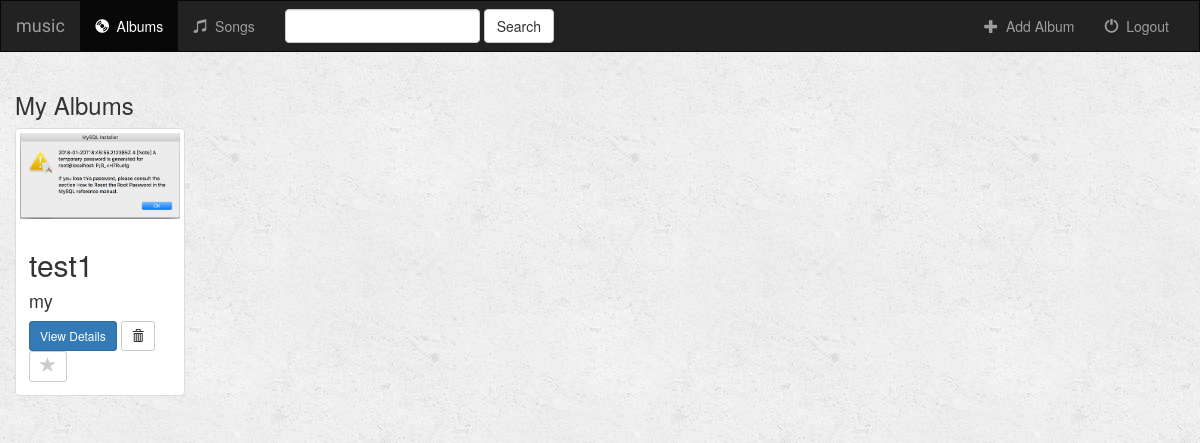
The app's page /music/ with its own data.
### music/models.py (models this page shows, shortened)
class Album(models.Model):
    artist = models.CharField(max_length=250)
    album_title = models.CharField(max_length=250)
    genre = models.CharField(max_length=100)
    album_logo = models.FileField()

### music/views.py (the view)
# urls.py: path('', views.IndexView.as_view(), name='index'),
class IndexView(generic.ListView):
    template_name = 'music/index.html'
    context_object_name = 'album_list'
    def get_queryset(self):
        return Album.objects.all()

### music/templates/music/index.html (shortened to what this page needs)
{% extends 'music/base.html' %} {% block body %}
<div class="albums-container container-fluid">
    <div class="row">
        <div class="col-sm-12">
            <h3>My Albums</h3>
        </div>
            {% if album_list %}
            {% for album in album_list %}
            <div class="col-sm-4 col-lg-2">
                <div class="thumbnail">
                    <a href="{% url 'music:detail' album.id %}">
                        <img src="{{ album.album_logo.url }}" class="img-responsive">
                    </a>
                    <div class="caption">
                        <h2>{{ album.album_title }}</h2>
                        <h4>{{ album.artist }}</h4>
                        <a href="{% url 'music:detail' album.id %}" class="btn btn-primary btn-sm" role="button">View Details</a>
                        <form action="{% url 'music:album-delete' album.id %}" method="post" style="display: inline">
                            <button type="submit" class="btn btn-default btn-sm">
                                <span class="glyphicon glyphicon-trash"></span>
                            </button>
                        </form>
                        <a href="#" class="btn btn-default btn-sm btn-favorite" role="button">
                            <span class="glyphicon glyphicon-star"></span>
                        </a>
                    </div>
                </div>
            </div>
                {% endfor %}
                {% endif %}
            </div>
        </div>
    {% endblock %}

### music/static/music/style.css (style rules this page uses)
body { background: white url("images/background.png"); }
.glyphicon-star { color: #CCCCCC; font-size: 16px; }

### records on screen
Album: album_logo (picture), album_title "test1", artist "my"
